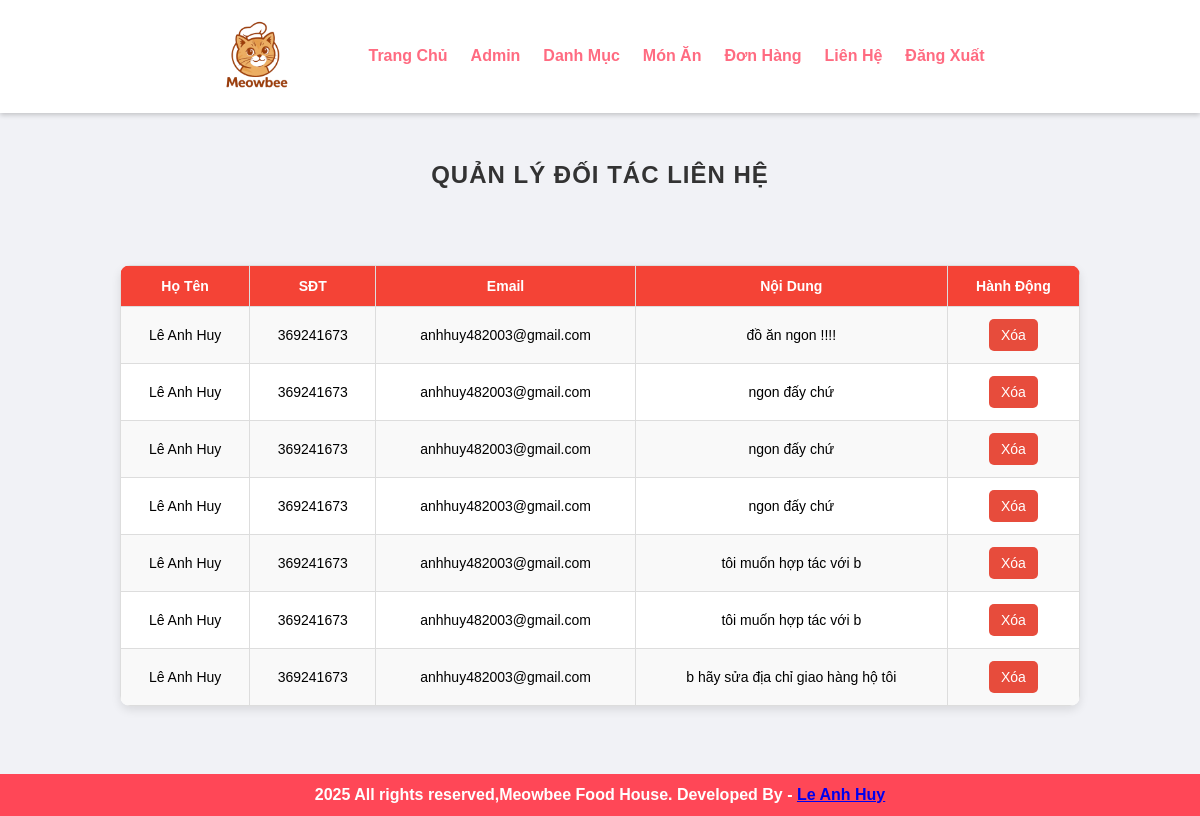
/admin/manage-contact.php (signed in), run on the app's committed database.
### tables this page shows
CREATE TABLE `tbl_contact` (
  `id` int(10) NOT NULL,
  `name` varchar(250) NOT NULL,
  `email` varchar(250) NOT NULL,
  `sdt` int(10) NOT NULL,
  `message` text NOT NULL
);

### admin/manage-contact.php (the view)
<?php include('partials/menu.php'); ?>
<div class="main-content">
    <div class="wrapper">
        <h1 class="text-center">Quản Lý Đối Tác Liên Hệ</h1>
        <br><br>
        <table class="tbl-full">
            <tr>
                <th>Họ Tên</th>
                <th>SĐT</th>
                <th>Email</th>
                <th>Nội Dung</th>
                <th>Hành Động</th>
            </tr>
            <?php
                $sql = "SELECT * FROM tbl_contact";
                $res = mysqli_query($conn, $sql);
                if ($res == TRUE) {
                    $count = mysqli_num_rows($res);
                    if ($count > 0) {
                        while ($row = mysqli_fetch_assoc($res)) {
                            $id = $row['id'];
                            $name = $row['name'];
                            $sdt = $row['sdt'];
                            $email = $row['email'];
                            $message = $row['message'];
                            ?>
                            <tr>
                                <td><?php echo $name; ?></td>
                                <td><?php echo $sdt; ?></td>
                                <td><?php echo $email; ?></td>
                                <td><?php echo $message; ?></td>
                                <td>
                                    <a href="<?php echo SITEURL; ?>admin/delete-contact.php?id=<?php echo $id; ?>" class="btn-danger">Xóa</a>
                                </td>
                            </tr>
                            <?php
                        }
                    } else {
                        echo "<tr><td colspan='5' class='error'>Không có liên hệ nào được tìm thấy.</td></tr>";
                    }
                }
            ?>
        </table>
    </div>
</div>
<?php include('partials/footer.php'); ?>

### css/admin.css (style rules this page uses)
* { margin: 0; padding: 0; font-family: Arial, Helvetica, sans-serif; }
.wrapper { padding: 1%; width: 80%; margin: 0 auto; }
.text-center { text-align: center; }
.tbl-full { width: 100%; border-collapse: collapse; margin: 20px 0; font-size: 14px; text-align: left; background-color: #fff; border-radius: 10px; overflow: hidden; box-shadow: 0 4px 10px rgba(0, 0, 0, 0.1); }
.tbl-full th, .tbl-full td { border: 1px solid #ddd; padding: 12px; text-align: center; }
.tbl-full th { background-color: #f44336; color: white; font-weight: bold; }
.tbl-full tr:nth-child(even) { background-color: #f9f9f9; }
.tbl-full td { position: relative; padding: 12px; text-align: center; vertical-align: middle; }
.btn-danger { background-color: #e74c3c; color: white; padding: 8px 12px; text-decoration: none; border-radius: 5px; transition: background-color 0.3s ease; display: inline-block; white-space: nowrap; }
h1 { font-size: 24px; color: #333; text-align: center; margin-bottom: 20px; text-transform: uppercase; letter-spacing: 1px; }
.main-content { background-color: #f1f2f6; padding: 3% 0; }

### data on the page
tbl_contact: name "Lê Anh Huy", sdt "369241673", email "anhhuy482003@gmail.com", message "đồ ăn ngon !!!!"
tbl_contact: name "Lê Anh Huy", sdt "369241673", email "anhhuy482003@gmail.com", message "ngon đấy chứ"
tbl_contact: name "Lê Anh Huy", sdt "369241673", email "anhhuy482003@gmail.com", message "ngon đấy chứ"
tbl_contact: name "Lê Anh Huy", sdt "369241673", email "anhhuy482003@gmail.com", message "ngon đấy chứ"
tbl_contact: name "Lê Anh Huy", sdt "369241673", email "anhhuy482003@gmail.com", message "tôi muốn hợp tác với b"
tbl_contact: name "Lê Anh Huy", sdt "369241673", email "anhhuy482003@gmail.com", message "tôi muốn hợp tác với b"
tbl_contact: name "Lê Anh Huy", sdt "369241673", email "anhhuy482003@gmail.com", message "b hãy sửa địa chỉ giao hàng hộ tôi"
